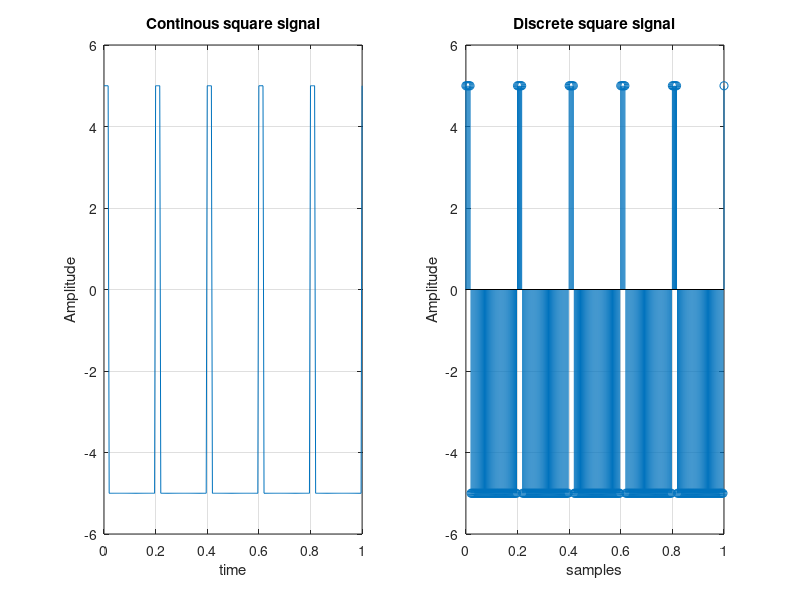

This figure's MATLAB source:
clc;
clf;
clear all;
close all;

Am=input('Enter amplitude');
f=input('Enter frequency');
c=input('Enter number of cycles ');
t=0:(1/(50*f)):c/f;


Amplitude=Am*square(2*pi*f*t,10);

subplot(1,2,1)

plot(t,Amplitude);
grid on;
xlabel('time');
ylabel('Amplitude');
title('Continous square signal');

subplot(1 ,2 ,2);

stem(t,Amplitude);
grid on;
xlabel('samples');
ylabel('Amplitude');
title('Discrete square signal');

